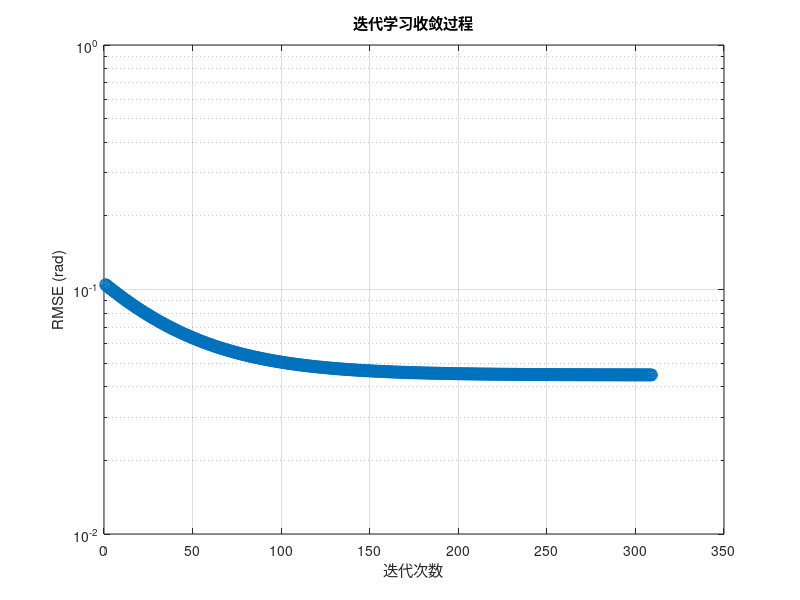
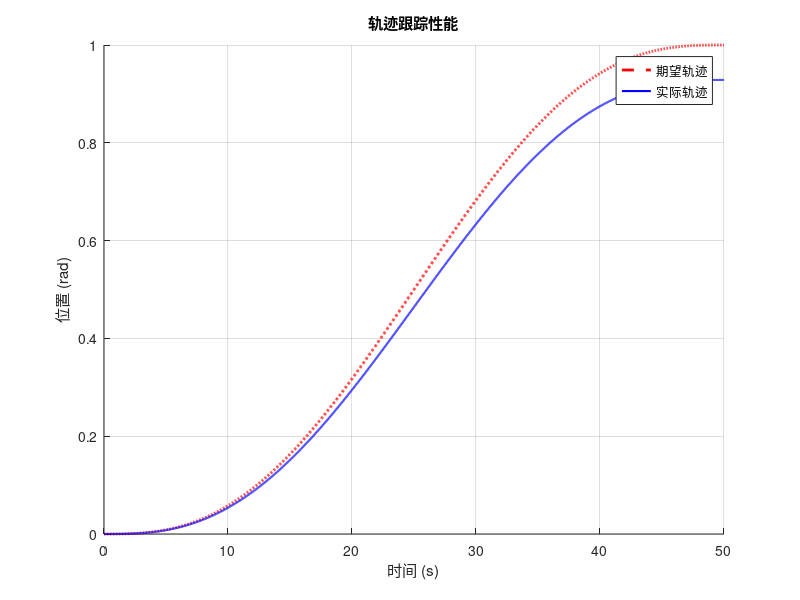

These charts were generated, in order, by the following MATLAB code: (Note: this script raises an error after producing the figures.)
clear; 
close all; 
clc;

%% 参数设置
Ts = 0.01;          % 采样时间 (10ms)
T = 50;              % 轨迹持续时间 (2秒)
t = 0:Ts:T;         % 时间向量
N = length(t);      % 时间步数
iter_max =  1000;      % 最大迭代次数

% 机械臂模型参数 (二阶系统近似)
m = 1.5;            % 等效质量 (kg)
b = 2.0;            % 等效阻尼 (N·s/m)
k = 10.0;           % 等效刚度 (N/m)

% 状态空间模型 (连续时间)
A = [0 1; -k/m -b/m];
B = [0; 1/m];
C = [1 0];
D = 0;

sys_c = ss(A, B, C, D);

% 离散化
sys_d = c2d(sys_c, Ts, 'zoh');
[Ad, Bd, Cd, Dd] = ssdata(sys_d);

% ILC参数
Lp = 0.8;           % P学习增益
Ld = 0.2;           % D学习增益
Q = 0.1;            % 低通滤波器Q (0-1之间)
alpha = 0.99;       % 遗忘因子

%% 期望轨迹 (五次多项式)
t0 = 0; tf = T;
qd0 = 0; qdf = 1;   % 起始和结束位置
qd = qd0 + (qdf - qd0)*(10*(t/tf).^3 - 15*(t/tf).^4 + 6*(t/tf).^5);
qd_dot = diff(qd)/Ts; qd_dot = [qd_dot, qd_dot(end)]; % 一阶导数
qd_ddot = diff(qd_dot)/Ts; qd_ddot = [qd_ddot, qd_ddot(end)]; % 二阶导数

%% 初始化存储变量
u_ff = zeros(1, N);     % 前馈控制信号
e_history = zeros(iter_max, N); % 误差历史
u_history = zeros(iter_max, N); % 控制信号历史
rmse = zeros(iter_max, 1);      % RMSE历史

%% 迭代学习控制主循环
for iter = 1:iter_max
    % 初始化状态
    x = [0; 0]; % 位置和速度
    y = zeros(1, N);
    u_fb = zeros(1, N);
    
    % 反馈控制器参数 (PD控制)
    Kp = 50;
    Kd = 5;
    
    % 运行单次迭代
    for k = 1:N-1
        % 反馈控制
        e = qd(k) - y(k); % 位置差 y：位置
        edot = qd_dot(k) - x(2);
        u_fb(k) = Kp*e + Kd*edot; % 反馈控制
        
        % 总控制量 = 前馈 + 反馈
        u_total = u_ff(k) + u_fb(k);
        
        % 系统动态更新
        x = Ad*x + Bd*u_total;
        y(k+1) = Cd*x;
        
        % 存储误差
        e_history(iter, k) = e;
    end
    
    % 计算本次迭代的跟踪误差
    e_iter = qd - y;
    rmse(iter) = sqrt(mean(e_iter.^2));
    
    % 存储控制信号
    u_history(iter, :) = u_ff;
    
    % 显示进度
    fprintf('迭代 %2d: RMSE = %.6f rad\n', iter, rmse(iter));
    
    % 停止条件检查
    if iter > 1 && abs(rmse(iter) - rmse(iter-1)) < 1e-6
        fprintf('收敛于迭代 %d\n', iter);
        break;
    end
    
    % ILC更新律 (PD型 + 低通滤波)
    if iter < iter_max
        % 计算误差导数
        de = diff(e_iter)/Ts;
        de = [de, de(end)];
        
        % PD型学习律
        delta_u = Lp*e_iter + Ld*de;
        
        % 应用低通滤波
        delta_u_filt = filter(1-Q, 1 -Q, delta_u);
        
        % 更新前馈信号 (带遗忘因子)
        u_ff = alpha*u_ff + delta_u_filt;
    end
end

%% 结果可视化
% 跟踪误差曲线
% figure;
% plot(t, e_iter, 'LineWidth', 1.5);
% xlabel('时间 (s)');
% ylabel('跟踪误差 (rad)');
% title(sprintf('最终迭代跟踪误差 (RMSE=%.4f rad)', rmse(iter)));
% grid on;

% 迭代过程收敛曲线
figure;
semilogy(1:iter, rmse(1:iter), 'o-', 'LineWidth', 1.5, 'MarkerSize', 8);
xlabel('迭代次数');
ylabel('RMSE (rad)');
title('迭代学习收敛过程');
grid on;

% 期望轨迹与实际轨迹对比
figure;
hold on;
plot(t, qd, 'r--', 'LineWidth', 2);
plot(t, y, 'b-', 'LineWidth', 1.5);
xlabel('时间 (s)');
ylabel('位置 (rad)');
legend('期望轨迹', '实际轨迹', 'Location', 'best');
title('轨迹跟踪性能');
grid on;

% 控制信号可视化
% figure;
% subplot(2,1,1);
% plot(t, u_ff, 'LineWidth', 1.5);
% xlabel('时间 (s)');
% ylabel('前馈控制 (Nm)');
% title('学习得到的前馈控制信号');
% grid on;
% 
% subplot(2,1,2);
% plot(t, u_fb, 'LineWidth', 1.5);
% xlabel('时间 (s)');
% ylabel('反馈控制 (Nm)');
% title('反馈控制信号');
% grid on;
inverseDynamics
% 学习过程动画 (前几次迭代)
% figure;
% for i = 1:min(4, iter)
%     subplot(2,2,i);
%     plot(t, qd, 'r--', 'LineWidth', 2);
%     hold on;
%     plot(t, e_history(i,:) + qd, 'b-', 'LineWidth', 1.5);
%     title(sprintf('迭代 %d: RMSE=%.4f', i, rmse(i)));
%     xlabel('时间 (s)');
%     ylabel('位置 (rad)');
%     legend('期望', '实际', 'Location', 'best');
%     grid on;
%     axis([0 T -0.2 1.2]);
%  end